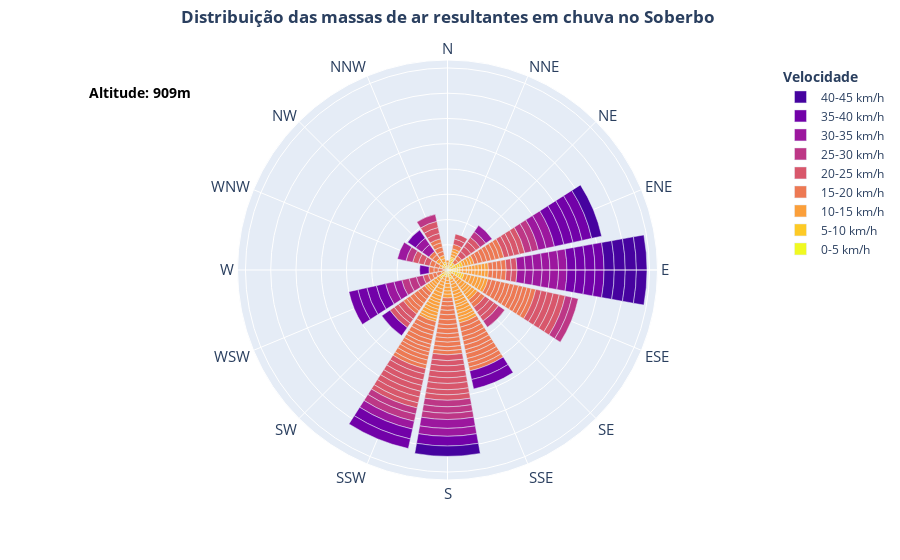

Write notebook code for a chart like this one.
### Code cell
import plotly.express as px
import plotly.graph_objects as go

velocidade_cat = ['0-5 km/h', '5-10 km/h', '10-15 km/h', '15-20 km/h', '20-25 km/h', '25-30 km/h', '30-35 km/h', '35-40 km/h','40-45 km/h']
dir_cat = ["N", "NNE", "NE", "ENE", "E", "ESE", "SE", "SSE", "S", "SSW", "SW", "WSW", "W", "WNW", "NW", "NNW"]

fig = px.bar_polar(trajs_659,r='velocidade', theta='direção', color='velocidade_cat', 
                   category_orders={'velocidade_cat': velocidade_cat,
                                    'direção': dir_cat}, 
                   color_discrete_sequence = px.colors.sequential.Plasma_r,
                   hover_data={'data': True}
)

fig.update_layout(legend=dict(
     traceorder='reversed',
     yanchor='top',
     y=0.99,
     xanchor='right',
     x=1.1,
     title_font_size=14),
     legend_title_text='<b>Velocidade',
     title={'text': '<b>Distribuição das massas de ar resultantes em chuva no Soberbo',
            'y': 0.98, 'x': 0.5, 'xref': 'paper'},
     font_family='Open Sans',
     polar_radialaxis_showticklabels=False,
     annotations=[dict(
        showarrow=False,
        xref='paper',
        yref='paper',
        x=0.01, y=0.95,
        text='<b>Altitude: 659m',
        font=dict(size=14, color='black'))],
     polar_angularaxis_tickfont_size = 15,
     paper_bgcolor='rgb(255, 255, 255)'
)

fig.update_traces(hovertemplate=
                  '<b>%{theta}</b><br>'+
                  'velocidade (km/h): %{r:.1f}<br>')

fig.show()

### Figure 1 — Plotly figure (JSON) as saved in the notebook; plotly's stock layout.template omitted (floating-point values rounded to 4 significant figures)
{"data": [{"customdata": [["August, 2018"], ["August, 2018"], ["August, 2018"], ["September, 2018"], ["September, 2018"], ["September, 2018"], ["October, 2018"], ["October, 2018"], ["November, 2018"], ["November, 2018"], ["December, 2018"], ["January, 2019"], ["January, 2019"], ["February, 2019"], ["February, 2019"], ["March, 2019"], ["March, 2019"], ["March, 2019"], ["May, 2019"], ["May, 2019"], ["May, 2019"], ["May, 2019"]], "hovertemplate": "<b>%{theta}</b><br>velocidade (km/h): %{r:.1f}<br>", "legendgroup": "0-5 km/h", "marker": {"color": "#f0f921"}, "name": "0-5 km/h", "r": [3.455, 4.972, 3.374, 2.748, 3.043, 0.3714, 3.475, 4.029, 4.626, 2.648, 4.859, 1.924, 4.293, 4.152, 2.743, 3.003, 1.095, 1.401, 2.448, 2.672, 1.981, 3.031], "showlegend": true, "subplot": "polar", "theta": ["S", "SE", "ESE", "SSE", "NNE", "SSW", "WNW", "ESE", "SSE", "ESE", "E", "WSW", "ENE", "WNW", "NW", "ESE", "SW", "SW", "SSE", "SSE", "S", "S"], "type": "barpolar"}, {"customdata": [["August, 2018"], ["August, 2018"], ["August, 2018"], ["August, 2018"], ["August, 2018"], ["September, 2018"], ["October, 2018"], ["October, 2018"], ["October, 2018"], ["October, 2018"], ["October, 2018"], ["October, 2018"], ["November, 2018"], ["November, 2018"], ["December, 2018"], ["December, 2018"], ["December, 2018"], ["December, 2018"], ["December, 2018"], ["December, 2018"], ["December, 2018"], ["December, 2018"], ["December, 2018"], ["December, 2018"], ["December, 2018"], ["December, 2018"], ["December, 2018"], ["December, 2018"], ["December, 2018"], ["December, 2018"], ["December, 2018"], ["January, 2019"], ["January, 2019"], ["January, 2019"], ["January, 2019"], ["January, 2019"], ["January, 2019"], ["January, 2019"], ["January, 2019"], ["January, 2019"], ["January, 2019"], ["January, 2019"], ["January, 2019"], ["February, 2019"], ["February, 2019"], ["February, 2019"], ["February, 2019"], ["February, 2019"], ["February, 2019"], ["February, 2019"], ["March, 2019"], ["March, 2019"], ["April, 2019"], ["April, 2019"], ["April, 2019"], ["April, 2019"], ["April, 2019"]], "hovertemplate": "<b>%{theta}</b><br>velocidade (km/h): %{r:.1f}<br>", "legendgroup": "5-10 km/h", "marker": {"color": "#fdca26"}, "name": "5-10 km/h", "r": [5.264, 7.361, 5.979, 9.029, 9.169, 9.072, 8.925, 9.999, 9.473, 8.335, 9.555, 6.133, 9.703, 6.81, 7.932, 9.793, 9.777, 9.259, 6.377, 7.42, 9.889, 7.691, 7.72, 8.551, 8.848, 9.955, 7.628, 8.374, 8.625, 8.384, 9.609, 6.679, 8.332, 7.895, 5.646, 9.684, 8.614, 7.05, 8.779, 9.859, 8.658, 5.971, 5.971, 8.914, 7.647, 7.354, 6.118, 5.467, 6.702, 5.765, 7.92, 9.195, 5.329, 9.355, 9.172, 5.758, 9.839], "showlegend": true, "subplot": "polar", "theta": ["SSE", "SSE", "S", "ESE", "E", "NNE", "SSW", "SSW", "SW", "SW", "SW", "S", "SE", "S", "E", "ENE", "ENE", "ENE", "NNE", "NNE", "ENE", "SSW", "SSE", "E", "ESE", "ESE", "NE", "NNE", "NE", "N", "WSW", "NNE", "N", "W", "SW", "NE", "NNW", "NNW", "ENE", "ENE", "NE", "NNE", "NNE", "NNW", "NNW", "SW", "NW", "NW", "NW", "NW", "ESE", "E", "SE", "ESE", "ESE", "SSE", "E"], "type": "barpolar"}, {"customdata": [["July, 2018"], ["July, 2018"], ["August, 2018"], ["August, 2018"], ["September, 2018"], ["September, 2018"], ["October, 2018"], ["October, 2018"], ["October, 2018"], ["October, 2018"], ["October, 2018"], ["October, 2018"], ["October, 2018"], ["October, 2018"], ["October, 2018"], ["October, 2018"], ["October, 2018"], ["November, 2018"], ["November, 2018"], ["November, 2018"], ["November, 2018"], ["November, 2018"], ["November, 2018"], ["November, 2018"], ["November, 2018"], ["November, 2018"], ["November, 2018"], ["November, 2018"], ["November, 2018"], ["November, 2018"], ["November, 2018"], ["December, 2018"], ["December, 2018"], ["December, 2018"], ["December, 2018"], ["December, 2018"], ["December, 2018"], ["December, 2018"], ["December, 2018"], ["December, 2018"], ["December, 2018"], ["December, 2018"], ["December, 2018"], ["December, 2018"], ["December, 2018"], ["December, 2018"], ["December, 2018"], ["January, 2019"], ["January, 2019"], ["January, 2019"], ["January, 2019"], ["February, 2019"], ["February, 2019"], ["February, 2019"], ["February, 2019"], ["February, 2019"], ["February, 2019"], ["February, 2019"], ["February, 2019"], ["February, 2019"], ["February, 2019"], ["February, 2019"], ["March, 2019"], ["March, 2019"], ["March, 2019"], ["March, 2019"], ["March, 2019"], ["March, 2019"], ["March, 2019"], ["March, 2019"], ["March, 2019"], ["March, 2019"], ["March, 2019"], ["April, 2019"], ["April, 2019"], ["May, 2019"], ["May, 2019"], ["May, 2019"], ["May, 2019"], ["May, 2019"], ["June, 2019"], ["June, 2019"], ["June, 2019"]], "hovertemplate": "<b>%{theta}</b><br>velocidade (km/h): %{r:.1f}<br>", "legendgroup": "10-15 km/h", "marker": {"color": "#fb9f3a"}, "name": "10-15 km/h", "r": [11.14, 14.44, 10.33, 10.09, 14.31, 11.8, 13.15, 11.98, 12.0, 10.56, 13.83, 12.53, 12.09, 12.86, 13.28, 11.08, 12.72, 14.57, 14.4, 10.34, 14.64, 10.2, 14.11, 12.47, 13.13, 14.0, 11.97, 11.75, 12.84, 10.55, 12.62, 14.66, 14.99, 14.21, 14.93, 14.54, 10.98, 11.54, 14.27, 13.03, 12.31, 13.62, 11.62, 10.07, 11.4, 11.58, 12.77, 10.39, 13.65, 10.2, 12.94, 14.33, 13.53, 13.36, 14.82, 11.21, 11.94, 11.08, 14.83, 14.86, 10.09, 12.3, 13.36, 13.53, 13.47, 12.85, 13.06, 14.43, 13.96, 13.36, 13.5, 13.07, 13.16, 14.22, 13.06, 13.06, 11.73, 12.59, 10.08, 12.26, 10.3, 10.43, 14.08], "showlegend": true, "subplot": "polar", "theta": ["E", "E", "SSE", "E", "WNW", "SW", "SE", "SSW", "SSW", "SSE", "SSE", "SE", "SE", "SE", "SW", "SW", "SSW", "SE", "ESE", "SW", "SSE", "SE", "S", "S", "SSE", "ESE", "SE", "E", "E", "ENE", "ENE", "SSW", "SSW", "SSW", "S", "S", "SE", "WNW", "SSW", "SSE", "SSE", "SSE", "SSW", "SSE", "N", "ENE", "E", "NNE", "NW", "N", "E", "SSE", "SE", "SE", "ESE", "ENE", "NNE", "NNE", "NNW", "NW", "W", "NNW", "SSW", "E", "SSW", "SSW", "S", "S", "ESE", "ESE", "ESE", "ESE", "E", "SSW", "SSE", "SSE", "SSE", "SSE", "SW", "SSW", "SW", "SSW", "WSW"], "type": "barpolar"}, {"customdata": [["July, 2018"], ["July, 2018"], ["August, 2018"], ["August, 2018"], ["August, 2018"], ["August, 2018"], ["August, 2018"], ["August, 2018"], ["August, 2018"], ["August, 2018"], ["September, 2018"], ["September, 2018"], ["September, 2018"], ["September, 2018"], ["September, 2018"], ["September, 2018"], ["September, 2018"], ["October, 2018"], ["October, 2018"], ["October, 2018"], ["October, 2018"], ["October, 2018"], ["October, 2018"], ["October, 2018"], ["November, 2018"], ["November, 2018"], ["November, 2018"], ["November, 2018"], ["November, 2018"], ["November, 2018"], ["November, 2018"], ["November, 2018"], ["November, 2018"], ["November, 2018"], ["November, 2018"], ["November, 2018"], ["November, 2018"], ["November, 2018"], ["December, 2018"], ["December, 2018"], ["December, 2018"], ["January, 2019"], ["January, 2019"], ["January, 2019"], ["January, 2019"], ["February, 2019"], ["February, 2019"], ["February, 2019"], ["February, 2019"], ["February, 2019"], ["February, 2019"], ["February, 2019"], ["February, 2019"], ["February, 2019"], ["February, 2019"], ["February, 2019"], ["February, 2019"], ["February, 2019"], ["March, 2019"], ["March, 2019"], ["March, 2019"], ["March, 2019"], ["March, 2019"], ["March, 2019"], ["March, 2019"], ["March, 2019"], ["March, 2019"], ["March, 2019"], ["April, 2019"], ["April, 2019"], ["April, 2019"], ["April, 2019"], ["April, 2019"], ["April, 2019"], ["April, 2019"], ["April, 2019"], ["April, 2019"], ["May, 2019"], ["May, 2019"], ["May, 2019"], ["May, 2019"], ["May, 2019"], ["June, 2019"], ["June, 2019"], ["June, 2019"]], "hovertemplate": "<b>%{theta}</b><br>velocidade (km/h): %{r:.1f}<br>", "legendgroup": "15-20 km/h", "marker": {"color": "#ed7953"}, "name": "15-20 km/h", "r": [16.01, 18.23, 17.31, 16.81, 17.74, 17.09, 16.32, 18.91, 15.16, 16.69, 19.52, 16.91, 18.29, 19.96, 19.32, 18.34, 16.24, 17.49, 18.23, 19.65, 17.33, 15.3, 18.48, 16.71, 19.68, 18.01, 17.54, 18.69, 15.54, 15.12, 18.46, 17.21, 17.53, 19.73, 18.37, 17.95, 19.35, 16.65, 16.38, 19.27, 16.66, 16.24, 15.05, 16.91, 16.04, 15.57, 17.92, 17.69, 16.88, 17.39, 18.07, 16.39, 18.43, 16.55, 15.29, 15.69, 19.94, 18.15, 19.64, 18.89, 17.27, 16.88, 17.01, 19.82, 16.87, 19.03, 17.1, 19.23, 19.72, 16.7, 19.46, 18.28, 15.77, 15.44, 16.08, 17.76, 17.06, 16.89, 17.78, 15.24, 15.3, 17.71, 17.43, 16.68, 18.28], "showlegend": true, "subplot": "polar", "theta": ["ENE", "ENE", "E", "E", "ENE", "NE", "NNW", "SSW", "S", "S", "WNW", "NE", "NNE", "WSW", "W", "NNW", "SW", "SSE", "SSE", "SSE", "SSE", "WSW", "SSW", "SSW", "SSW", "SSW", "SSE", "SSE", "SSE", "ESE", "ESE", "S", "S", "S", "ESE", "E", "S", "ENE", "S", "S", "S", null, null, "NNW", "NNW", "SSW", "ESE", "ESE", "SE", "ESE", "NW", "NW", "E", "SW", "SSW", "SSW", "SSE", null, "SW", "SW", "WSW", "SW", "SSW", "SSW", "S", "ESE", "ESE", "SE", "WNW", "W", "W", "S", "S", "SSW", "S", "ENE", "ENE", "SSE", "SSE", "SSE", "SW", "ENE", "ESE", "ESE", "ESE"], "type": "barpolar"}, {"customdata": [["August, 2018"], ["August, 2018"], ["August, 2018"], ["August, 2018"], ["August, 2018"], ["August, 2018"], ["August, 2018"], ["September, 2018"], ["September, 2018"], ["September, 2018"], ["September, 2018"], ["October, 2018"], ["October, 2018"], ["October, 2018"], ["October, 2018"], ["October, 2018"], ["November, 2018"], ["November, 2018"], ["December, 2018"], ["December, 2018"], ["December, 2018"], ["December, 2018"], ["February, 2019"], ["February, 2019"], ["February, 2019"], ["February, 2019"], ["March, 2019"], ["March, 2019"], ["March, 2019"], ["March, 2019"], ["March, 2019"], ["March, 2019"], ["March, 2019"], ["March, 2019"], ["March, 2019"], ["March, 2019"], ["March, 2019"], ["March, 2019"], ["April, 2019"], ["April, 2019"], ["April, 2019"], ["April, 2019"], ["April, 2019"], ["May, 2019"], ["June, 2019"]], "hovertemplate": "<b>%{theta}</b><br>velocidade (km/h): %{r:.1f}<br>", "legendgroup": "20-25 km/h", "marker": {"color": "#d8576b"}, "name": "20-25 km/h", "r": [21.43, 21.85, 22.8, 23.77, 20.28, 22.44, 22.99, 21.01, 21.83, 21.29, 23.77, 20.61, 20.8, 20.0, 22.65, 24.04, 22.25, 21.24, 24.45, 22.27, 20.14, 20.4, 21.53, 23.54, 23.81, 23.48, 24.92, 21.05, 23.27, 22.54, 22.29, 21.67, 22.23, 23.59, 24.85, 24.92, 24.01, 21.43, 23.19, 22.93, 23.69, 24.71, 20.14, 20.4, 21.75], "showlegend": true, "subplot": "polar", "theta": ["NNE", "NE", "NE", "NE", "NNE", "WNW", "S", "NE", "NNW", "WSW", "NNW", "E", "ENE", "ENE", "ENE", "SW", "E", "SSW", "SSW", "SSW", "SW", "S", "ENE", "SSW", "S", "S", "NNW", "SW", "SSW", "S", "SE", "SE", "ESE", "ESE", "ESE", "ESE", "ESE", "SE", "WNW", "WNW", "SSW", "S", "S", "SSW", "S"], "type": "barpolar"}, {"customdata": [["July, 2018"], ["August, 2018"], ["October, 2018"], ["October, 2018"], ["October, 2018"], ["October, 2018"], ["November, 2018"], ["November, 2018"], ["December, 2018"], ["December, 2018"], ["February, 2019"], ["March, 2019"], ["March, 2019"], ["March, 2019"], ["May, 2019"], ["June, 2019"]], "hovertemplate": "<b>%{theta}</b><br>velocidade (km/h): %{r:.1f}<br>", "legendgroup": "25-30 km/h", "marker": {"color": "#bd3786"}, "name": "25-30 km/h", "r": [27.12, 25.41, 29.48, 25.79, 27.26, 27.0, 26.83, 28.48, 25.55, 25.02, 27.2, 28.05, 29.81, 25.93, 27.15, 29.51], "showlegend": true, "subplot": "polar", "theta": ["WSW", "SSW", "WSW", "S", "ENE", "NE", "ESE", "SSW", "S", "S", "WNW", "NNW", "SE", "ESE", "ENE", "WSW"], "type": "barpolar"}, {"customdata": [["July, 2018"], ["July, 2018"], ["September, 2018"], ["October, 2018"], ["October, 2018"], ["October, 2018"], ["November, 2018"], ["November, 2018"], ["November, 2018"], ["November, 2018"], ["November, 2018"], ["March, 2019"], ["April, 2019"], ["May, 2019"], ["May, 2019"], ["May, 2019"], ["June, 2019"]], "hovertemplate": "<b>%{theta}</b><br>velocidade (km/h): %{r:.1f}<br>", "legendgroup": "30-35 km/h", "marker": {"color": "#9c179e"}, "name": "30-35 km/h", "r": [31.94, 33.82, 34.81, 34.98, 31.39, 30.37, 32.79, 31.56, 34.98, 30.68, 34.21, 33.17, 31.08, 33.15, 31.76, 33.96, 31.78], "showlegend": true, "subplot": "polar", "theta": ["WSW", "WSW", "WNW", "S", "S", "NE", "E", "E", "E", "E", "E", "NW", "NW", "E", "ENE", "ENE", "SSW"], "type": "barpolar"}, {"customdata": [["July, 2018"], ["July, 2018"], ["July, 2018"], ["July, 2018"], ["July, 2018"], ["September, 2018"], ["October, 2018"], ["October, 2018"], ["October, 2018"], ["November, 2018"], ["November, 2018"], ["November, 2018"], ["November, 2018"], ["November, 2018"], ["November, 2018"], ["March, 2019"], ["March, 2019"], ["May, 2019"], ["May, 2019"], ["May, 2019"]], "hovertemplate": "<b>%{theta}</b><br>velocidade (km/h): %{r:.1f}<br>", "legendgroup": "35-40 km/h", "marker": {"color": "#7201a8"}, "name": "35-40 km/h", "r": [37.41, 38.51, 35.99, 36.67, 37.01, 38.59, 38.93, 39.89, 38.66, 35.34, 36.77, 38.92, 38.17, 37.07, 38.67, 35.19, 37.92, 35.95, 36.71, 38.81], "showlegend": true, "subplot": "polar", "theta": ["WSW", "WSW", "WSW", "WSW", "W", "NW", "SW", "SSW", "S", "E", "E", "E", "ENE", "ENE", "SSW", "SSE", "SSE", "E", "ENE", "ENE"], "type": "barpolar"}, {"customdata": [["October, 2018"], ["May, 2019"], ["May, 2019"], ["May, 2019"], ["May, 2019"], ["May, 2019"]], "hovertemplate": "<b>%{theta}</b><br>velocidade (km/h): %{r:.1f}<br>", "legendgroup": "40-45 km/h", "marker": {"color": "#46039f"}, "name": "40-45 km/h", "r": [40.7, 40.51, 43.4, 44.06, 42.04, 40.34], "showlegend": true, "subplot": "polar", "theta": ["S", "E", "E", "E", "E", "ENE"], "type": "barpolar"}], "layout": {"annotations": [{"font": {"color": "black", "size": 14}, "showarrow": false, "text": "<b>Altitude: 909m", "x": 0.01, "xref": "paper", "y": 0.95, "yref": "paper"}], "barmode": "relative", "font": {"family": "Open Sans"}, "legend": {"title": {"font": {"size": 14}, "text": "<b>Velocidade"}, "tracegroupgap": 0, "traceorder": "reversed", "x": 1.1, "xanchor": "right", "y": 0.99, "yanchor": "top"}, "margin": {"t": 60}, "paper_bgcolor": "rgb(255, 255, 255)", "polar": {"angularaxis": {"categoryarray": ["N", "NNE", "NE", "ENE", "E", "ESE", "SE", "SSE", "S", "SSW", "SW", "WSW", "W", "WNW", "NW", "NNW"], "categoryorder": "array", "direction": "clockwise", "rotation": 90, "tickfont": {"size": 15}}, "domain": {"x": [0, 1], "y": [0, 1]}, "radialaxis": {"showticklabels": false}}, "title": {"text": "<b>Distribuição das massas de ar resultantes em chuva no Soberbo", "x": 0.5, "xref": "paper", "y": 0.98}}}
